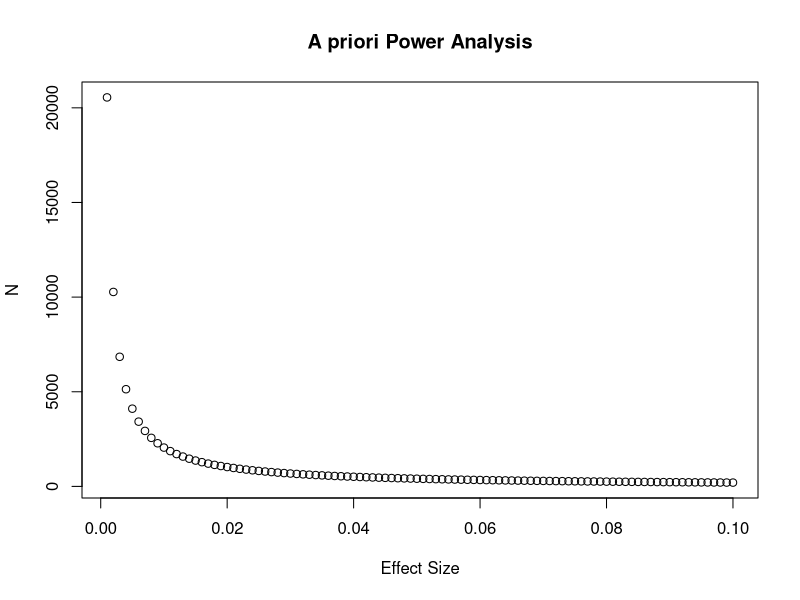

Source code (R):
############################################################
### Perform Power Analysis
### Written By: Sara Camilli, February 2021
############################################################

# Conduct power analyses on my datasets
  # 1. A priori - compute N, given alpha, power, and effect size
  # 2. Sensitivity - compute effect size, given alpha, power, and N
    # Set alpha to 0.05 and power to 0.8

library(pwr)


# Use the pwr.f2.test function for a general linear model
# u and v are the numerator and denominator degrees of freedom,
# f2 is the effect size measure, sig.level is alpha, and power is power

alpha <- 0.05
power <- 0.8

# Number of predictors, p
p <- 28 # model 1
p <- 20 # model 1 without first 2 age buckets & final buckets of other categories

# Number of observations, n
n1 <- 761 # breast cancer
  # n1 <- 32 # breast cancer, tumor-normal matched
n2 <- 7864 # pan-cancer
  # n2 <- X  # pan-cancer, tumor-normal matched
n3 <- 154 # cervical cancer, tumor-normal matched

# Degrees of freedom
u <- p - 1  
v1 <- n1 - p  
v2 <- n2 - p
v3 <- n3 - p

# Effect size, f2
range_of_possible_effect_sizes <- seq(from = 0.001, to = 0.1, by = 0.001)

############################################################
### 1. A priori Power Analysis
############################################################
#' Plots an a priori power analysis in which we are looking at the sample size (N)
#' we would need to achieve a range of possible effect sizes, given a particular
#' alpha, power, and number of model predictors
#' @param alpha the alpha (significance level) value
#' @param power the power value
#' @param effect_sizes a vector of effect sizes we might like to achieve
#' @param u the number of model predictors minus 1
get_N_vals <- function(alpha, power, effect_sizes, u) {
  N_vals <- lapply(range_of_possible_effect_sizes, function(es) {
    res <- pwr.f2.test(u = u, v = NULL, f2 = es, sig.level = alpha, power = power)
    return(res$v)
  })
  print(N_vals)      
  plot(x = effect_sizes, y = N_vals, main = "A priori Power Analysis", xlab = "Effect Size", ylab = "N")
  return(N_vals)
}

N_vals <- get_N_vals(alpha, power, range_of_possible_effect_sizes, u)

############################################################
### 2. Sensitivity power analysis
############################################################
#' Conducts a sensitivity power analysis
#' Prints the effect size we can expect to detect given a particular
#' alpha, power, sample size, and number of model predictors
#' @param alpha the alpha (significance level) value
#' @param power the power value
#' @param u the number of model predictors minus 1
#' @param v the degrees of freedom
get_effect_size <- function(alpha, power, u, v) {
  es_val_res <- pwr.f2.test(u = u, v = v, f2 = NULL, sig.level = alpha, power = power)
  print(es_val_res)      
  return(es_val_res$f2)
}

es_val1 <- get_effect_size(alpha, power, u, v1)
es_val2 <- get_effect_size(alpha, power, u, v2)
es_val3 <- get_effect_size(alpha, power, u, v3)
